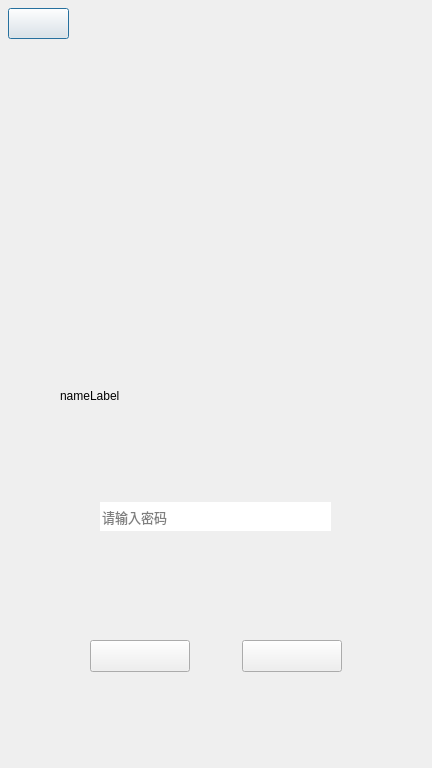
<?xml version="1.0" encoding="UTF-8"?>
<ui version="4.0">
 <class>secertcodechoose</class>
 <widget class="QDialog" name="secertcodechoose">
  <property name="geometry">
   <rect>
    <x>0</x>
    <y>0</y>
    <width>432</width>
    <height>768</height>
   </rect>
  </property>
  <property name="windowTitle">
   <string> 疫情地图管理系统</string>
  </property>
  <widget class="QLineEdit" name="userCodeText">
   <property name="enabled">
    <bool>true</bool>
   </property>
   <property name="geometry">
    <rect>
     <x>100</x>
     <y>502</y>
     <width>231</width>
     <height>29</height>
    </rect>
   </property>
   <property name="font">
    <font>
     <family>思源黑体 CN Normal</family>
     <pointsize>10</pointsize>
    </font>
   </property>
   <property name="frame">
    <bool>false</bool>
   </property>
   <property name="echoMode">
    <enum>QLineEdit::Password</enum>
   </property>
   <property name="placeholderText">
    <string>请输入密码</string>
   </property>
   <property name="clearButtonEnabled">
    <bool>true</bool>
   </property>
  </widget>
  <widget class="QLabel" name="nameLabel">
   <property name="geometry">
    <rect>
     <x>60</x>
     <y>370</y>
     <width>101</width>
     <height>51</height>
    </rect>
   </property>
   <property name="text">
    <string>nameLabel</string>
   </property>
  </widget>
  <widget class="QPushButton" name="QuitButton">
   <property name="geometry">
    <rect>
     <x>8</x>
     <y>8</y>
     <width>61</width>
     <height>31</height>
    </rect>
   </property>
   <property name="styleSheet">
    <string notr="true">border-image: url(:/GUI/UI_login_btn_quit_1.png);</string>
   </property>
   <property name="text">
    <string/>
   </property>
  </widget>
  <widget class="QLabel" name="UI_code_bg">
   <property name="geometry">
    <rect>
     <x>0</x>
     <y>0</y>
     <width>432</width>
     <height>768</height>
    </rect>
   </property>
   <property name="text">
    <string>&lt;html&gt;&lt;head/&gt;&lt;body&gt;&lt;p&gt;&lt;img src=&quot;:/GUI/UI_code.png&quot;/&gt;&lt;/p&gt;&lt;/body&gt;&lt;/html&gt;</string>
   </property>
  </widget>
  <widget class="QPushButton" name="exitButton">
   <property name="geometry">
    <rect>
     <x>90</x>
     <y>640</y>
     <width>100</width>
     <height>32</height>
    </rect>
   </property>
   <property name="styleSheet">
    <string notr="true">border-image: url(:/GUI/UI_btn_cancel_1.png);</string>
   </property>
   <property name="text">
    <string/>
   </property>
  </widget>
  <widget class="QLabel" name="titleLabel">
   <property name="geometry">
    <rect>
     <x>190</x>
     <y>120</y>
     <width>54</width>
     <height>12</height>
    </rect>
   </property>
   <property name="text">
    <string/>
   </property>
  </widget>
  <widget class="QPushButton" name="saveButton">
   <property name="geometry">
    <rect>
     <x>242</x>
     <y>640</y>
     <width>100</width>
     <height>32</height>
    </rect>
   </property>
   <property name="styleSheet">
    <string notr="true">border-image: url(:/GUI/UI_btn_confirm_1.png);</string>
   </property>
  </widget>
  <zorder>nameLabel</zorder>
  <zorder>UI_code_bg</zorder>
  <zorder>QuitButton</zorder>
  <zorder>exitButton</zorder>
  <zorder>saveButton</zorder>
  <zorder>userCodeText</zorder>
  <zorder>titleLabel</zorder>
 </widget>
 <resources/>
 <connections/>
</ui>
